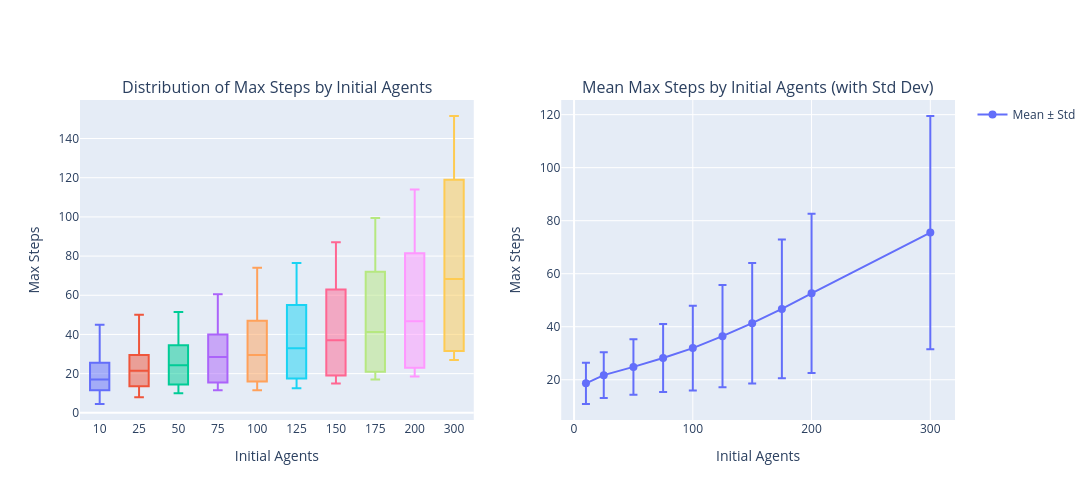

Source (notebook cell):
### Code cell
import plotly.graph_objects as go
from plotly.subplots import make_subplots

# Create subplots: box plot and line plot with error bars
fig = make_subplots(
    rows=1, cols=2,
    subplot_titles=("Distribution of Max Steps by Initial Agents", 
                    "Mean Max Steps by Initial Agents (with Std Dev)"),
    specs=[[{}, {}]]
)

# Box plot
for agent_count in sorted(max_steps_per_run["initial_agents"].unique()):
    data = max_steps_per_run[max_steps_per_run["initial_agents"] == agent_count]["max_steps"]
    fig.add_trace(
        go.Box(y=data, name=f"{agent_count}", showlegend=False),
        row=1, col=1
    )

# Line plot with error bars
means = stats_per_experiment["mean"]
stds = stats_per_experiment["std"]
fig.add_trace(
    go.Scatter(
        x=means.index,
        y=means.values,
        error_y=dict(type="data", array=stds.values, visible=True),
        mode="lines+markers",
        name="Mean ± Std",
        marker=dict(size=8),
        line=dict(width=2)
    ),
    row=1, col=2
)

# Update layout
fig.update_xaxes(title_text="Initial Agents", row=1, col=1)
fig.update_yaxes(title_text="Max Steps", row=1, col=1)
fig.update_xaxes(title_text="Initial Agents", row=1, col=2)
fig.update_yaxes(title_text="Max Steps", row=1, col=2)

fig.update_layout(height=500, width=1200, showlegend=True)
fig.show()

### Figure 1 — Plotly figure (JSON) as saved in the notebook; plotly's stock layout.template omitted (floating-point values rounded to 4 significant figures; data arrays with more than 128 entries replaced by an {"elided": "..."} marker saying what was removed)
{"data": [{"name": "10", "showlegend": false, "type": "box", "xaxis": "x", "y": {"elided": "2000 float values"}, "yaxis": "y"}, {"name": "25", "showlegend": false, "type": "box", "xaxis": "x", "y": {"elided": "2000 float values"}, "yaxis": "y"}, {"name": "50", "showlegend": false, "type": "box", "xaxis": "x", "y": {"elided": "2000 float values"}, "yaxis": "y"}, {"name": "75", "showlegend": false, "type": "box", "xaxis": "x", "y": {"elided": "2000 float values"}, "yaxis": "y"}, {"name": "100", "showlegend": false, "type": "box", "xaxis": "x", "y": {"elided": "2000 float values"}, "yaxis": "y"}, {"name": "125", "showlegend": false, "type": "box", "xaxis": "x", "y": {"elided": "2000 float values"}, "yaxis": "y"}, {"name": "150", "showlegend": false, "type": "box", "xaxis": "x", "y": {"elided": "2000 float values"}, "yaxis": "y"}, {"name": "175", "showlegend": false, "type": "box", "xaxis": "x", "y": {"elided": "2000 float values"}, "yaxis": "y"}, {"name": "200", "showlegend": false, "type": "box", "xaxis": "x", "y": {"elided": "2000 float values"}, "yaxis": "y"}, {"name": "300", "showlegend": false, "type": "box", "xaxis": "x", "y": {"elided": "2000 float values"}, "yaxis": "y"}, {"error_y": {"array": [7.79, 8.65, 10.48, 12.82, 15.99, 19.3, 22.72, 26.16, 30.0, 43.99], "type": "data", "visible": true}, "line": {"width": 2}, "marker": {"size": 8}, "mode": "lines+markers", "name": "Mean ± Std", "type": "scatter", "x": [10, 25, 50, 75, 100, 125, 150, 175, 200, 300], "xaxis": "x2", "y": [18.64, 21.74, 24.84, 28.2, 31.94, 36.43, 41.34, 46.71, 52.59, 75.5], "yaxis": "y2"}], "layout": {"annotations": [{"font": {"size": 16}, "showarrow": false, "text": "Distribution of Max Steps by Initial Agents", "x": 0.225, "xanchor": "center", "xref": "paper", "y": 1, "yanchor": "bottom", "yref": "paper"}, {"font": {"size": 16}, "showarrow": false, "text": "Mean Max Steps by Initial Agents (with Std Dev)", "x": 0.775, "xanchor": "center", "xref": "paper", "y": 1, "yanchor": "bottom", "yref": "paper"}], "height": 500, "showlegend": true, "width": 1200, "xaxis": {"anchor": "y", "domain": [0, 0.45], "title": {"text": "Initial Agents"}}, "xaxis2": {"anchor": "y2", "domain": [0.55, 1], "title": {"text": "Initial Agents"}}, "yaxis": {"anchor": "x", "domain": [0, 1], "title": {"text": "Max Steps"}}, "yaxis2": {"anchor": "x2", "domain": [0, 1], "title": {"text": "Max Steps"}}}}
